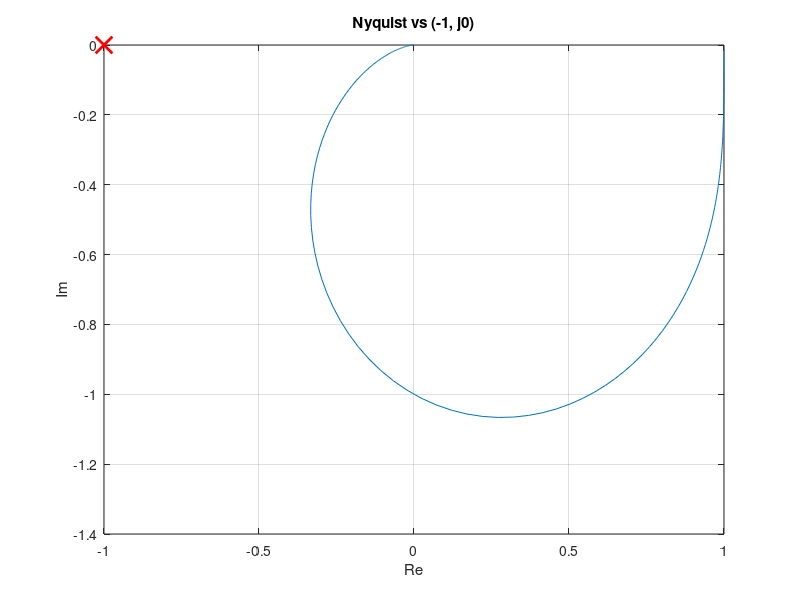

Write MATLAB code to recreate this figure.
% Критерий Найквиста
% Огибание (-1, j0)

wNy = logspace(-2, 2, 400);
[magNy, phNy] = bode(tf(1, [1 1 1]), wNy);
zNy = magNy(:).*exp(1i*phNy(:)*pi/180);
figure;
plot(real(zNy), imag(zNy));
hold on;
plot(-1, 0, 'rx', 'MarkerSize', 12, 'LineWidth', 2);
hold off;
title('Nyquist vs (-1, j0)'); xlabel('Re'); ylabel('Im'); grid on;

%{
@play
{
 "title": "Критерий Найквиста",
 "groups": []
}
%}
